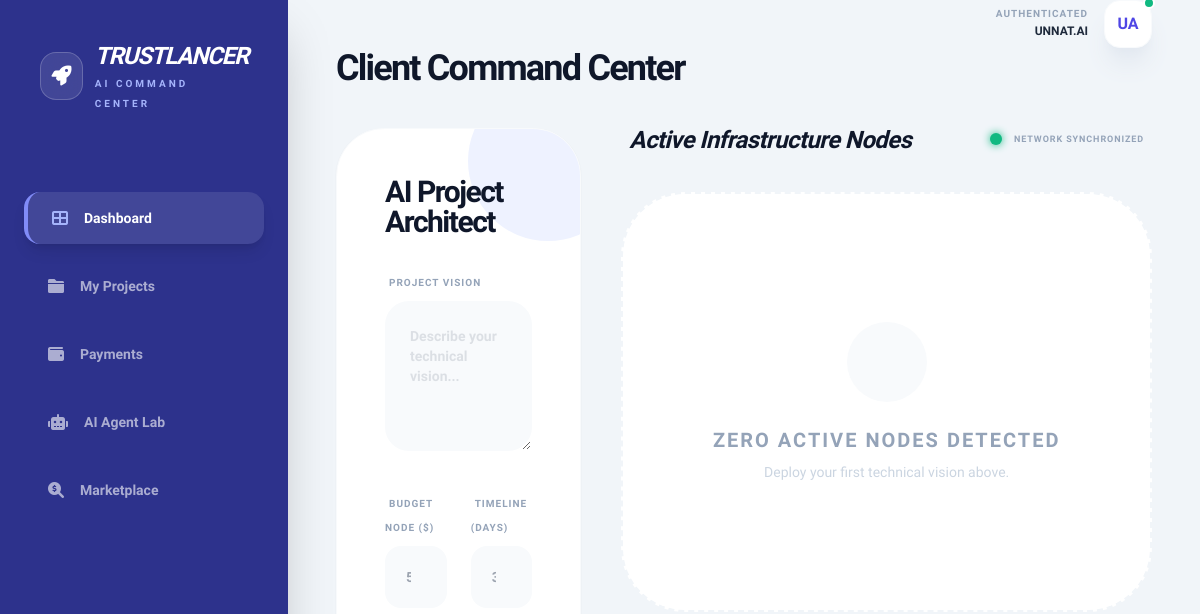
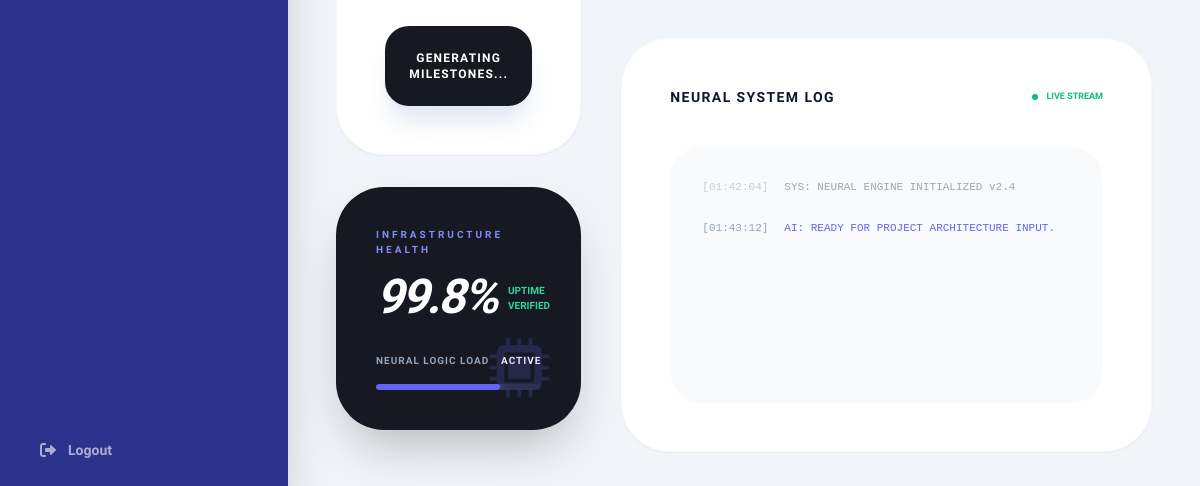
The page /client-dashboard on the database as committed earlier (2 pictures, top to bottom).
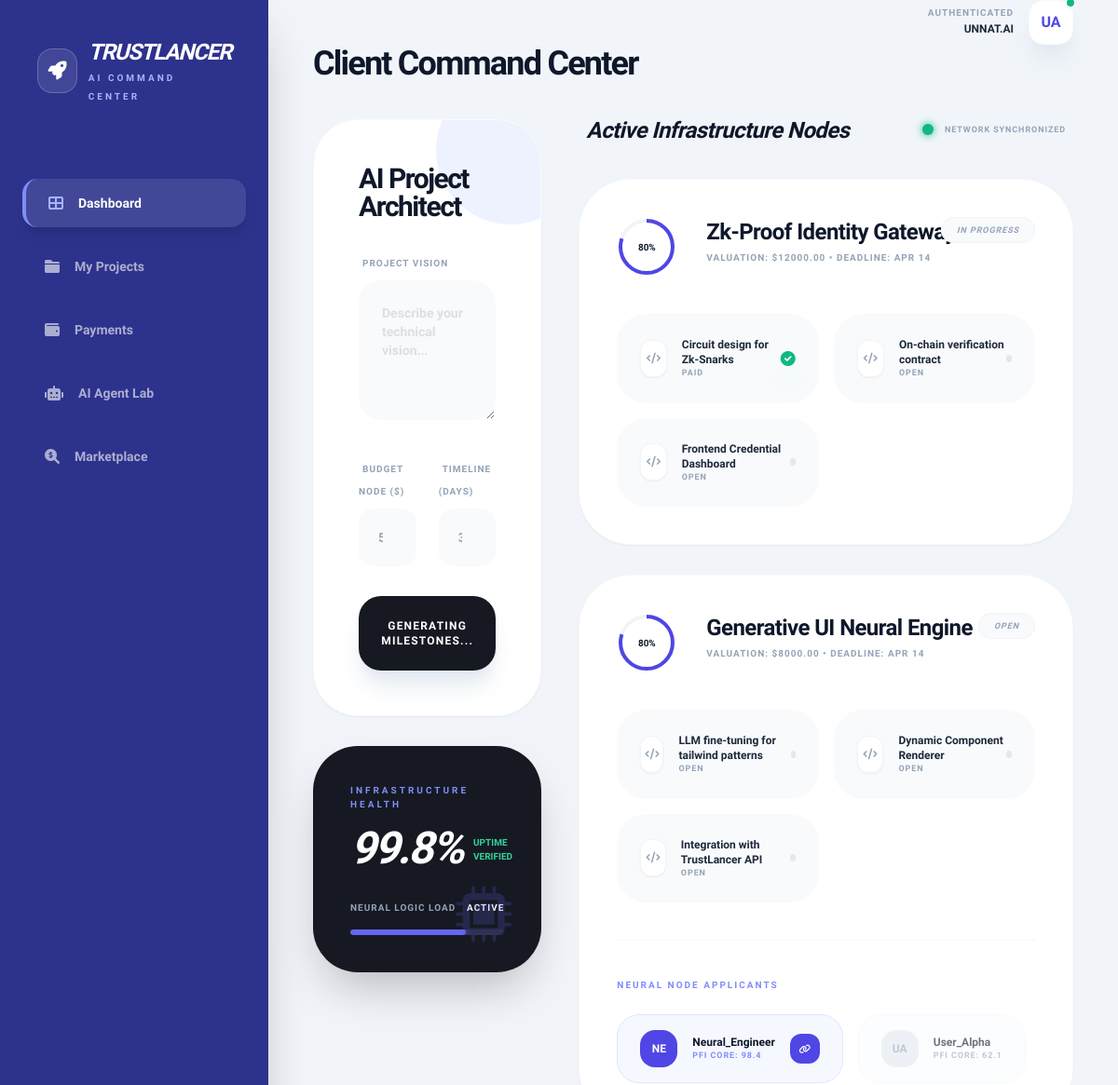
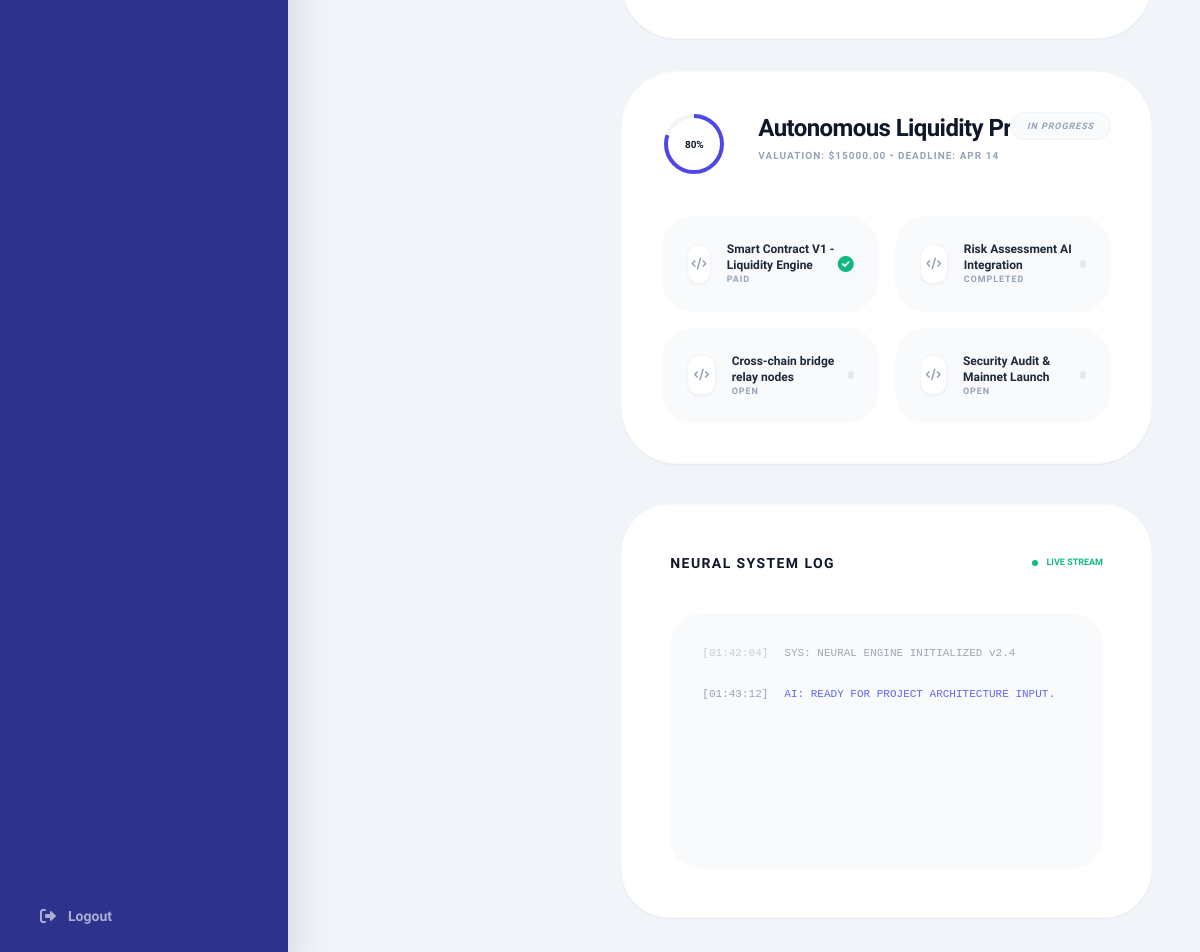
The same page on the database as committed later (2 pictures, top to bottom).
### core_api/models.py (models this page shows)
class Project(models.Model):
    client = models.ForeignKey(User, on_delete=models.CASCADE, related_name='projects')
    title = models.CharField(max_length=255)
    description = models.TextField()
    budget = models.DecimalField(max_digits=10, decimal_places=2)
    deadline = models.DateTimeField()
    status = models.CharField(max_length=50, default='Open')

class Milestone(models.Model):
    project = models.ForeignKey(Project, on_delete=models.CASCADE, related_name='milestones')
    title = models.CharField(max_length=255)
    description = models.TextField()
    payment = models.DecimalField(max_digits=10, decimal_places=2)
    status = models.CharField(max_length=50, default='Pending')

### backend/views.py (the view)
# urls.py: path('client-dashboard', client_dashboard_view, name='client-dashboard'),
def client_dashboard_view(request):
    projects = Project.objects.all().order_by('-id')
    return render(request, 'client-dashboard.html', {'user_type': 'Client', 'projects': projects})

### frontend/templates/client-dashboard.html (shortened to what this page needs)
{% extends "base.html" %}
{% block title %}Client Command Center{% endblock %}
{% block content %}
<div class="grid grid-cols-12 gap-10">
    <div class="col-span-12 lg:col-span-4 space-y-8">
        <div class="bg-white rounded-[3rem] p-12 shadow-sm border border-slate-50 relative overflow-hidden group">
            <div class="absolute -top-12 -right-12 w-40 h-40 bg-indigo-50 rounded-full group-hover:scale-110 transition-transform duration-700"></div>
            <div class="relative z-10">
                <h3 class="text-3xl font-black text-slate-900 tracking-tighter mb-8 leading-none">AI Project Architect</h3>
                <form id="createProjectForm" class="space-y-8">
                    <div class="space-y-2">
                        <label class="text-[10px] font-black text-slate-400 uppercase tracking-widest ml-1">Project Vision</label>
                        <textarea id="projectVision" class="w-full bg-slate-50 rounded-3xl p-6 text-sm font-bold text-slate-700 border border-transparent focus:border-indigo-500 focus:bg-white outline-none transition-all placeholder:opacity-30" rows="5" placeholder="Describe your technical vision..."></textarea>
                    </div>
                    <div class="grid grid-cols-2 gap-6">
                        <div class="space-y-2">
                            <label class="text-[10px] font-black text-slate-400 uppercase tracking-widest ml-1">Budget Node ($)</label>
                            <input type="number" id="projectBudget" class="w-full bg-slate-50 rounded-2xl p-5 text-sm font-bold text-slate-700 border border-transparent focus:border-indigo-500 focus:bg-white outline-none transition-all" placeholder="5000">
                        </div>
                        <div class="space-y-2">
                            <label class="text-[10px] font-black text-slate-400 uppercase tracking-widest ml-1">Timeline (Days)</label>
                            <input type="number" id="projectDeadline" class="w-full bg-slate-50 rounded-2xl p-5 text-sm font-bold text-slate-700 border border-transparent focus:border-indigo-500 focus:bg-white outline-none transition-all" placeholder="30">
                        </div>
                    </div>
                    <button type="submit" id="genBtn" class="w-full bg-[#161922] text-white py-6 rounded-3xl font-black uppercase tracking-widest text-xs hover:bg-indigo-600 transition-all shadow-xl shadow-slate-200 group/btn overflow-hidden relative">
                        <span class="relative z-10">Generating Milestones...</span>
                    </button>
                </form>
            </div>
        </div>
        <div class="bg-[#161922] rounded-[3rem] p-10 text-white shadow-2xl relative overflow-hidden">
             <div class="absolute bottom-0 right-0 p-8">
                <i class="fas fa-microchip text-indigo-500/20 text-6xl"></i>
            </div>
            <h4 class="text-indigo-400 text-[10px] font-black uppercase tracking-[0.3em] mb-4">Infrastructure Health</h4>
            <div class="flex items-end space-x-3 mb-8">
                <span class="text-5xl font-black italic tracking-tighter">99.8%</span>
                <span class="text-[10px] font-bold text-emerald-400 uppercase mb-2">Uptime verified</span>
            </div>
            <div class="space-y-4">
                <div class="flex justify-between items-center text-[10px] font-black uppercase tracking-widest text-slate-400">
                    <span>Neural Logic Load</span>
                    <span class="text-white">Active</span>
                </div>
                <div class="h-1.5 w-full bg-white/5 rounded-full overflow-hidden">
                    <div class="h-full bg-indigo-500 w-3/4 rounded-full shadow-[0_0_10px_#6366f1]"></div>
                </div>
            </div>
        </div>
    </div>
    <div class="col-span-12 lg:col-span-8 space-y-10">
        <div class="flex items-center justify-between px-2">
            <h3 class="text-2xl font-black text-slate-900 tracking-tight leading-none italic">Active Infrastructure Nodes</h3>
            <div class="flex space-x-3">
                <div class="w-3 h-3 bg-emerald-500 rounded-full animate-pulse shadow-[0_0_8px_#10b981]"></div>
                <span class="text-[9px] font-black text-slate-400 uppercase tracking-widest">Network Synchronized</span>
            </div>
        </div>
        <div id="projectNodes" class="space-y-8">
            {% if projects %}
                {% for project in projects %}
                <div class="bg-white rounded-[3.5rem] p-10 border border-slate-50 shadow-sm hover:shadow-xl transition-all group relative">
                    <div class="absolute top-10 right-10">
                        <span class="px-4 py-2 bg-slate-50 rounded-full text-[9px] font-black text-slate-400 tracking-widest uppercase border border-slate-100 italic">{{ project.status }}</span>
                    </div>
                    <div class="flex items-start space-x-8 mb-10">
                        <div class="relative">
                            <div class="absolute inset-0 flex items-center justify-center text-[10px] font-black text-slate-900">80%</div>
                        </div>
                        <div>
                            <h4 class="text-2xl font-black text-slate-900 group-hover:text-indigo-600 transition-colors tracking-tight">{{ project.title }}</h4>
                            <p class="text-[10px] font-black text-slate-400 uppercase tracking-widest mt-1">Valuation: ${{ project.budget }} • Deadline: {{ project.deadline|date:"M d" }}</p>
                        </div>
                    </div>
                    <div class="grid grid-cols-1 md:grid-cols-2 gap-4">
                        {% for milestone in project.milestones.all %}
                        <div class="p-6 rounded-[2rem] bg-slate-50 border border-slate-50 flex items-center justify-between">
                            <div class="flex items-center space-x-4">
                                <div class="w-10 h-10 rounded-xl bg-white flex items-center justify-center shadow-sm border border-slate-100 text-slate-400">
                                    <i class="fas fa-code text-xs"></i>
                                </div>
                                <div>
                                    <p class="text-xs font-black text-slate-800">{{ milestone.title }}</p>
                                    <p class="text-[9px] font-bold text-slate-400 uppercase tracking-widest">{{ milestone.status }}</p>
                                </div>
                            </div>
                            {% if milestone.status == 'Paid' %}
                                <i class="fas fa-check-circle text-emerald-500 shadow-xl shadow-emerald-100"></i>
                            {% else %}
                                <div class="w-2 h-2 bg-slate-200 rounded-full"></div>
                            {% endif %}
                        </div>
                        {% endfor %}
                    </div>
                    {% if project.status == 'Open' %}
                        <div class="mt-10 pt-10 border-t border-dashed border-slate-100">
                            <h5 class="text-[10px] font-black text-indigo-400 uppercase tracking-[0.2em] mb-6">Neural Node Applicants</h5>
                            <div class="flex flex-wrap gap-4">
                                <div class="flex items-center space-x-4 bg-indigo-50/50 px-6 py-4 rounded-3xl border border-indigo-100 group/item hover:bg-white hover:shadow-lg transition-all cursor-pointer">
                                    <div class="w-10 h-10 bg-indigo-600 rounded-2xl flex items-center justify-center text-white font-black text-xs">NE</div>
                                    <div>
                                        <p class="text-xs font-black text-slate-900">Neural_Engineer</p>
                                        <p class="text-[9px] font-black text-indigo-400 uppercase tracking-widest">PFI Core: 98.4</p>
                                    </div>
                                    <button onclick="alert('Connection Established. Engineer Hired!')" class="ml-4 w-8 h-8 rounded-xl bg-indigo-600 text-white flex items-center justify-center text-[10px] hover:scale-110 active:scale-95 transition-all">
                                        <i class="fas fa-link"></i>
                                    </button>
                                </div>
                                <div class="flex items-center space-x-4 bg-slate-50/50 px-6 py-4 rounded-3xl border border-slate-100 opacity-60">
                                    <div class="w-10 h-10 bg-slate-200 rounded-2xl flex items-center justify-center text-slate-400 font-black text-xs">UA</div>
                                    <div>
                                        <p class="text-xs font-black text-slate-900">User_Alpha</p>
                                        <p class="text-[9px] font-black text-slate-400 uppercase tracking-widest">PFI Core: 62.1</p>
                                    </div>
                                </div>
                            </div>
                        </div>
                    {% endif %}
                </div>
                {% endfor %}
            {% else %}
                <div class="py-32 bg-white rounded-[4rem] border-2 border-dashed border-slate-100 flex flex-col items-center justify-center space-y-6">
                    <div class="w-20 h-20 bg-slate-50 rounded-full flex items-center justify-center text-slate-200">
                    </div>
                    <div class="text-center px-12">
                        <h4 class="text-xl font-black text-slate-400 uppercase tracking-widest">Zero active nodes detected</h4>
                        <p class="text-slate-300 text-sm font-medium mt-2">Deploy your first technical vision above.</p>
                    </div>
                </div>
            {% endif %}
        </div>
        <div class="bg-white rounded-[3rem] p-12 border border-slate-50 shadow-sm">
            <div class="flex items-center justify-between mb-10">
                <h4 class="text-sm font-black text-slate-900 uppercase tracking-widest">Neural System Log</h4>
                <div class="flex items-center space-x-2">
                    <div class="w-1.5 h-1.5 bg-emerald-500 rounded-full"></div>
                    <span class="text-[9px] font-black text-emerald-500 uppercase">Live Stream</span>
                </div>
            </div>
            <div id="neuralLog" class="space-y-6 bg-slate-50 p-8 rounded-[2rem] font-mono text-[11px] h-64 overflow-y-auto custom-scrollbar">
                <div class="flex space-x-4 opacity-50">
                    <span class="text-slate-400">[01:42:04]</span>
                    <span class="text-slate-600">SYS: NEURAL ENGINE INITIALIZED v2.4</span>
                </div>
                <div class="flex space-x-4">
                    <span class="text-slate-400">[01:43:12]</span>
                    <span class="text-indigo-500">AI: READY FOR PROJECT ARCHITECTURE INPUT.</span>
                </div>
            </div>
        </div>
    </div>
</div>
{% endblock %}

Rows that differ between the two databases and show on the page:
added Project: status "IN PROGRESS", title "Zk-Proof Identity Gateway", budget "12000.00", deadline "APR 14"
added Milestone: title "Circuit design for Zk-Snarks", status "PAID", shown under "IN PROGRESS"
added Milestone: title "On-chain verification contract", status "OPEN", shown under "IN PROGRESS"
added Milestone: title "Frontend Credential Dashboard", status "OPEN", shown under "IN PROGRESS"
added Project: status "OPEN", title "Generative UI Neural Engine", budget "8000.00", deadline "APR 14", shows "NEURAL NODE APPLICANTS"
added Milestone: title "LLM fine-tuning for tailwind patterns", status "OPEN"
added Milestone: title "Dynamic Component Renderer", status "OPEN"
added Milestone: title "Integration with TrustLancer API", status "OPEN"
added Project: status "IN PROGRESS", title "Autonomous Liquidity Protocol", budget "15000.00", deadline "APR 14"
added Milestone: title "Smart Contract V1 - Liquidity Engine", status "PAID", shown under "IN PROGRESS"
added Milestone: title "Risk Assessment AI Integration", status "COMPLETED", shown under "IN PROGRESS"
added Milestone: title "Cross-chain bridge relay nodes", status "OPEN", shown under "IN PROGRESS"
added Milestone: title "Security Audit & Mainnet Launch", status "OPEN", shown under "IN PROGRESS"
Other text that changed with them:
text no longer shown: "ZERO ACTIVE NODES DETECTED Deploy your first technical vision above."
